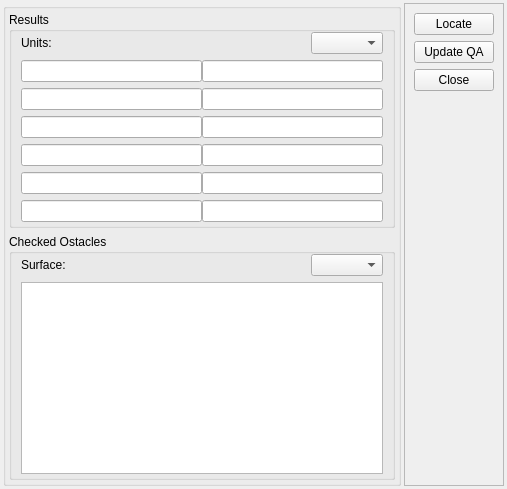
     <widget class="QWidget" name="tab_Results">
      <attribute name="title">
       <string>Results/Checked Obstacles</string>
      </attribute>
      <layout class="QHBoxLayout" name="horizontalLayout_3">
       <property name="spacing">
        <number>3</number>
       </property>
       <property name="margin">
        <number>3</number>
       </property>
       <item>
        <widget class="QGroupBox" name="groupBox">
         <property name="title">
          <string/>
         </property>
         <layout class="QVBoxLayout" name="verticalLayout_6">
          <property name="margin">
           <number>3</number>
          </property>
          <item>
           <widget class="QGroupBox" name="groupBox_33">
            <property name="title">
             <string>Results</string>
            </property>
            <layout class="QVBoxLayout" name="verticalLayout_17">
             <property name="topMargin">
              <number>0</number>
             </property>
             <property name="bottomMargin">
              <number>3</number>
             </property>
             <item>
              <widget class="QFrame" name="frame_112">
               <property name="frameShape">
                <enum>QFrame::NoFrame</enum>
               </property>
               <property name="frameShadow">
                <enum>QFrame::Raised</enum>
               </property>
               <layout class="QHBoxLayout" name="horizontalLayout_99">
                <property name="spacing">
                 <number>0</number>
                </property>
                <property name="margin">
                 <number>0</number>
                </property>
                <item>
                 <widget class="QLabel" name="label_122">
                  <property name="minimumSize">
                   <size>
                    <width>290</width>
                    <height>0</height>
                   </size>
                  </property>
                  <property name="font">
                   <font>
                    <family>Arial</family>
                    <weight>50</weight>
                    <bold>false</bold>
                   </font>
                  </property>
                  <property name="text">
                   <string>Units:</string>
                  </property>
                 </widget>
                </item>
                <item>
                 <widget class="QComboBox" name="cmbUnits">
                  <property name="sizePolicy">
                   <sizepolicy hsizetype="Expanding" vsizetype="Fixed">
                    <horstretch>0</horstretch>
                    <verstretch>0</verstretch>
                   </sizepolicy>
                  </property>
                  <property name="font">
                   <font>
                    <family>Arial</family>
                    <weight>50</weight>
                    <bold>false</bold>
                   </font>
                  </property>
                  <property name="editable">
                   <bool>false</bool>
                  </property>
                 </widget>
                </item>
               </layout>
              </widget>
             </item>
             <item>
              <widget class="QFrame" name="frame_113">
               <property name="frameShape">
                <enum>QFrame::NoFrame</enum>
               </property>
               <property name="frameShadow">
                <enum>QFrame::Raised</enum>
               </property>
               <layout class="QHBoxLayout" name="horizontalLayout_100">
                <property name="spacing">
                 <number>0</number>
                </property>
                <property name="margin">
                 <number>0</number>
                </property>
                <item>
                 <widget class="QLineEdit" name="txtOCH">
                  <property name="font">
                   <font>
                    <family>Arial</family>
                    <weight>50</weight>
                    <bold>false</bold>
                   </font>
                  </property>
                 </widget>
                </item>
                <item>
                 <widget class="QLineEdit" name="txtOCHResults">
                  <property name="font">
                   <font>
                    <family>Arial</family>
                    <weight>50</weight>
                    <bold>false</bold>
                   </font>
                  </property>
                 </widget>
                </item>
               </layout>
              </widget>
             </item>
             <item>
              <widget class="QFrame" name="frame_114">
               <property name="frameShape">
                <enum>QFrame::NoFrame</enum>
               </property>
               <property name="frameShadow">
                <enum>QFrame::Raised</enum>
               </property>
               <layout class="QHBoxLayout" name="horizontalLayout_101">
                <property name="spacing">
                 <number>0</number>
                </property>
                <property name="margin">
                 <number>0</number>
                </property>
                <item>
                 <widget class="QLineEdit" name="txtOCA">
                  <property name="font">
                   <font>
                    <family>Arial</family>
                    <weight>50</weight>
                    <bold>false</bold>
                   </font>
                  </property>
                 </widget>
                </item>
                <item>
                 <widget class="QLineEdit" name="txtOCAResults">
                  <property name="font">
                   <font>
                    <family>Arial</family>
                    <weight>50</weight>
                    <bold>false</bold>
                   </font>
                  </property>
                 </widget>
                </item>
               </layout>
              </widget>
             </item>
             <item>
              <widget class="QFrame" name="frame_116">
               <property name="frameShape">
                <enum>QFrame::NoFrame</enum>
               </property>
               <property name="frameShadow">
                <enum>QFrame::Raised</enum>
               </property>
               <layout class="QHBoxLayout" name="horizontalLayout_103">
                <property name="spacing">
                 <number>0</number>
                </property>
                <property name="margin">
                 <number>0</number>
                </property>
                <item>
                 <widget class="QLineEdit" name="txtOCH_2">
                  <property name="font">
                   <font>
                    <family>Arial</family>
                    <weight>50</weight>
                    <bold>false</bold>
                   </font>
                  </property>
                 </widget>
                </item>
                <item>
                 <widget class="QLineEdit" name="txtOCHResults_2">
                  <property name="font">
                   <font>
                    <family>Arial</family>
                    <weight>50</weight>
                    <bold>false</bold>
                   </font>
                  </property>
                 </widget>
                </item>
               </layout>
              </widget>
             </item>
             <item>
              <widget class="QFrame" name="frame_119">
               <property name="frameShape">
                <enum>QFrame::NoFrame</enum>
               </property>
               <property name="frameShadow">
                <enum>QFrame::Raised</enum>
               </property>
               <layout class="QHBoxLayout" name="horizontalLayout_107">
                <property name="spacing">
                 <number>0</number>
                </property>
                <property name="margin">
                 <number>0</number>
                </property>
                <item>
                 <widget class="QLineEdit" name="txtOCA_2">
                  <property name="font">
                   <font>
                    <family>Arial</family>
                    <weight>50</weight>
                    <bold>false</bold>
                   </font>
                  </property>
                 </widget>
                </item>
                <item>
                 <widget class="QLineEdit" name="txtOCAResults_2">
                  <property name="font">
                   <font>
                    <family>Arial</family>
                    <weight>50</weight>
                    <bold>false</bold>
                   </font>
                  </property>
                 </widget>
                </item>
               </layout>
              </widget>
             </item>
             <item>
              <widget class="QFrame" name="frame_117">
               <property name="frameShape">
                <enum>QFrame::NoFrame</enum>
               </property>
               <property name="frameShadow">
                <enum>QFrame::Raised</enum>
               </property>
               <layout class="QHBoxLayout" name="horizontalLayout_104">
                <property name="spacing">
                 <number>0</number>
                </property>
                <property name="margin">
                 <number>0</number>
                </property>
                <item>
                 <widget class="QLineEdit" name="txtOCH_3">
                  <property name="font">
                   <font>
                    <family>Arial</family>
                    <weight>50</weight>
                    <bold>false</bold>
                   </font>
                  </property>
                 </widget>
                </item>
                <item>
                 <widget class="QLineEdit" name="txtOCHResults_3">
                  <property name="font">
                   <font>
                    <family>Arial</family>
                    <weight>50</weight>
                    <bold>false</bold>
                   </font>
                  </property>
                 </widget>
                </item>
               </layout>
              </widget>
             </item>
             <item>
              <widget class="QFrame" name="frame_118">
               <property name="frameShape">
                <enum>QFrame::NoFrame</enum>
               </property>
               <property name="frameShadow">
                <enum>QFrame::Raised</enum>
               </property>
               <layout class="QHBoxLayout" name="horizontalLayout_105">
                <property name="spacing">
                 <number>0</number>
                </property>
                <property name="margin">
                 <number>0</number>
                </property>
                <item>
                 <widget class="QLineEdit" name="txtOCH_4">
                  <property name="font">
                   <font>
                    <family>Arial</family>
                    <weight>50</weight>
                    <bold>false</bold>
                   </font>
                  </property>
                 </widget>
                </item>
                <item>
                 <widget class="QLineEdit" name="txtOCHResults_4">
                  <property name="font">
                   <font>
                    <family>Arial</family>
                    <weight>50</weight>
                    <bold>false</bold>
                   </font>
                  </property>
                 </widget>
                </item>
               </layout>
              </widget>
             </item>
            </layout>
           </widget>
          </item>
          <item>
           <widget class="QGroupBox" name="groupBox_34">
            <property name="title">
             <string>Checked Ostacles</string>
            </property>
            <layout class="QVBoxLayout" name="verticalLayout_18">
             <property name="topMargin">
              <number>0</number>
             </property>
             <property name="bottomMargin">
              <number>3</number>
             </property>
             <item>
              <widget class="QFrame" name="frame_115">
               <property name="frameShape">
                <enum>QFrame::NoFrame</enum>
               </property>
               <property name="frameShadow">
                <enum>QFrame::Raised</enum>
               </property>
               <layout class="QHBoxLayout" name="horizontalLayout_102">
                <property name="spacing">
                 <number>0</number>
                </property>
                <property name="margin">
                 <number>0</number>
                </property>
                <item>
                 <widget class="QLabel" name="label_123">
                  <property name="minimumSize">
                   <size>
                    <width>290</width>
                    <height>0</height>
                   </size>
                  </property>
                  <property name="font">
                   <font>
                    <family>Arial</family>
                    <weight>50</weight>
                    <bold>false</bold>
                   </font>
                  </property>
                  <property name="text">
                   <string>Surface:</string>
                  </property>
                 </widget>
                </item>
                <item>
                 <widget class="QComboBox" name="cmbSurface">
                  <property name="sizePolicy">
                   <sizepolicy hsizetype="Expanding" vsizetype="Fixed">
                    <horstretch>0</horstretch>
                    <verstretch>0</verstretch>
                   </sizepolicy>
                  </property>
                  <property name="font">
                   <font>
                    <family>Arial</family>
                    <weight>50</weight>
                    <bold>false</bold>
                   </font>
                  </property>
                 </widget>
                </item>
               </layout>
              </widget>
             </item>
             <item>
              <widget class="QTableView" name="tblObstacles">
               <property name="font">
                <font>
                 <family>Arial</family>
                </font>
               </property>
              </widget>
             </item>
            </layout>
           </widget>
          </item>
         </layout>
        </widget>
       </item>
       <item>
        <widget class="QFrame" name="frame">
         <property name="maximumSize">
          <size>
           <width>100</width>
           <height>16777215</height>
          </size>
         </property>
         <property name="frameShape">
          <enum>QFrame::StyledPanel</enum>
         </property>
         <property name="frameShadow">
          <enum>QFrame::Raised</enum>
         </property>
         <layout class="QVBoxLayout" name="verticalLayout_4">
          <item>
           <widget class="QPushButton" name="btnEvaluate_2">
            <property name="font">
             <font>
              <family>Arial</family>
              <weight>50</weight>
              <bold>false</bold>
             </font>
            </property>
            <property name="text">
             <string>Locate</string>
            </property>
           </widget>
          </item>
          <item>
           <widget class="QPushButton" name="btnUpdateQA_2">
            <property name="font">
             <font>
              <family>Arial</family>
              <weight>50</weight>
              <bold>false</bold>
             </font>
            </property>
            <property name="text">
             <string>Update QA</string>
            </property>
           </widget>
          </item>
          <item>
           <widget class="QPushButton" name="btnClose_2">
            <property name="font">
             <font>
              <family>Arial</family>
              <weight>50</weight>
              <bold>false</bold>
             </font>
            </property>
            <property name="text">
             <string>Close</string>
            </property>
           </widget>
          </item>
          <item>
           <spacer name="verticalSpacer_2">
            <property name="orientation">
             <enum>Qt::Vertical</enum>
            </property>
            <property name="sizeHint" stdset="0">
             <size>
              <width>20</width>
              <height>40</height>
             </size>
            </property>
           </spacer>
          </item>
         </layout>
        </widget>
       </item>
      </layout>
     </widget>
